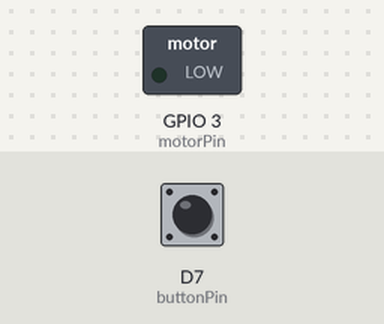
Bench run of a sketch on a simulated ESP8266 (NodeMCU). Parts: switched loads named in the sketch (green lamp = pin HIGH). Dashed ring = blinking. The test bench sets the inputs (shaded band); at power-on: D7 (buttonPin) HIGH.

Above: at 1.2 s.
1.3 s: D7 (buttonPin) pulled LOW for 0.15 s
At 4.37 s:
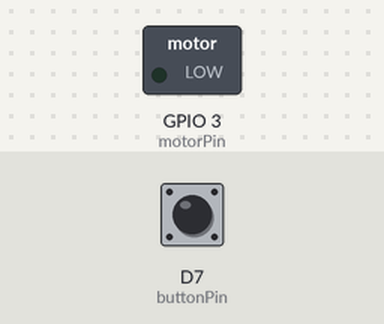
4.4 s: D7 (buttonPin) pulled LOW for 1 s
6.9 s: D7 (buttonPin) pulled LOW for 3.2 s
At 8.23 s:
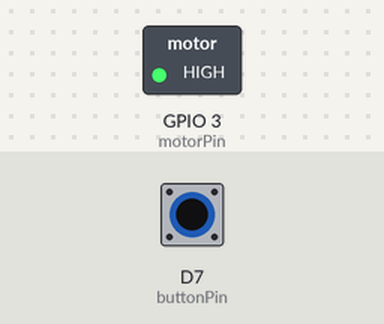
Timing chart, 0 to 17.6 s (numbered marks = the images above; inputs shaded):
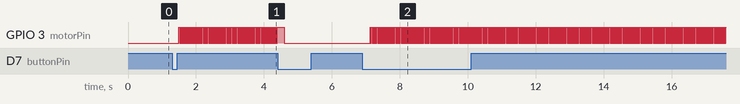

The sketch:

sketch_oct30a.ino
```cpp
const int motorPin  = D9;
const int buttonPin = D7;

// ===== VIBRATION SETTINGS =====
int vibFreq = 25;      // Hz (LRA sweet spot ~170–200)
int vibPower = 100;     // 0–255 (strength)

// ===== INTERNAL STATE =====
bool motorOn = false;
bool lastButton = HIGH;

// timing
unsigned long lastMicros = 0;
bool motorState = false;

void setup() {
  pinMode(motorPin, OUTPUT);
  pinMode(buttonPin, INPUT_PULLUP);
}

void loop() {
  // -------- BUTTON TOGGLE --------
  bool currentButton = digitalRead(buttonPin);

  if (lastButton == HIGH && currentButton == LOW) {
    motorOn = !motorOn;     // TOGGLE
    delay(200);             // debounce (simple & works)
  }
  lastButton = currentButton;

  // -------- MOTOR CONTROL --------
  if (!motorOn) {
    digitalWrite(motorPin, LOW);
    return;
  }

  // ---- software PWM ----
  unsigned long period = 1000000UL / vibFreq;
  unsigned long onTime = (period * vibPower) / 255;

  unsigned long now = micros();

  if (motorState && (now - lastMicros >= onTime)) {
    motorState = false;
    lastMicros = now;
    digitalWrite(motorPin, LOW);
  }
  else if (!motorState && (now - lastMicros >= (period - onTime))) {
    motorState = true;
    lastMicros = now;
    digitalWrite(motorPin, HIGH);
  }
}
```

Measured:
- after the input at 1.3 s, GPIO 3 (motorPin): alternates HIGH for 0.02 s and LOW for 0.02 s, starting after 0.20 s
- after the input at 6.9 s, GPIO 3 (motorPin): alternates HIGH for 0.02 s and LOW for 0.02 s, starting after 0.23 s
